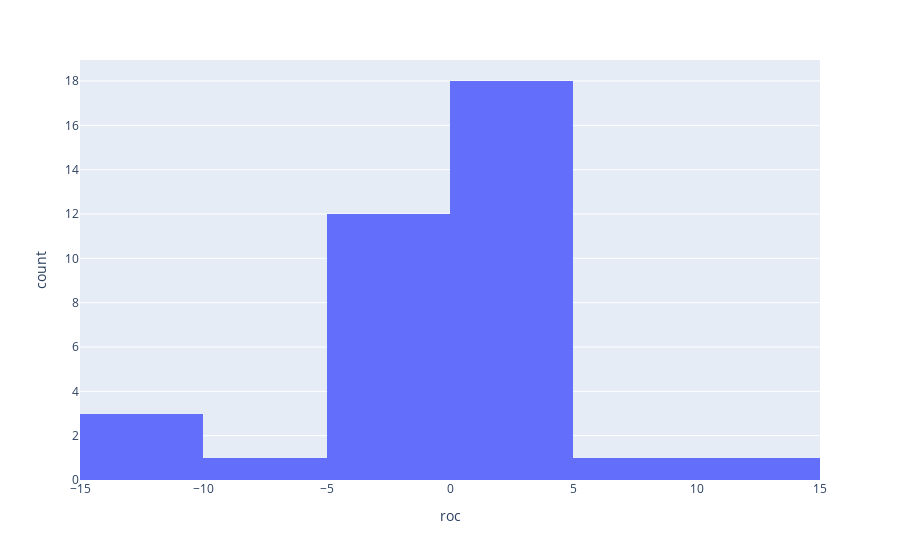

Notebook source saved alongside this figure:
### Code cell
px.histogram(roc_df[roc_df['video_id'] == '2'], x='roc', barmode='group')

### Figure 1 — Plotly figure (JSON) as saved in the notebook; plotly's stock layout.template omitted (floating-point values rounded to 4 significant figures)
{"data": [{"alignmentgroup": "True", "bingroup": "x", "hovertemplate": "roc=%{x}<br>count=%{y}<extra></extra>", "legendgroup": "", "marker": {"color": "#636efa"}, "name": "", "offsetgroup": "", "orientation": "v", "showlegend": false, "type": "histogram", "x": [-1.166, 0.5667, -0.8737, 1.392, -0.6913, 1.836, -0.909, -0.0542, 4.146, 4.775, 3.344, -12.26, 1.38, 4.704, -3.925, -10.93, 10.7, -10.24, 0.3612, -0.8208, -8.017, 0.1786, 1.151, 6.687, 3.91, 0.2937, -0.1812, -4.022, -2.639, 0.8578, 0.6433, 1.137, 1.895, -0.3066, 2.285, -3.873], "xaxis": "x", "yaxis": "y"}], "layout": {"barmode": "group", "legend": {"tracegroupgap": 0}, "margin": {"t": 60}, "xaxis": {"anchor": "y", "domain": [0, 1], "title": {"text": "roc"}}, "yaxis": {"anchor": "x", "domain": [0, 1], "title": {"text": "count"}}}}
